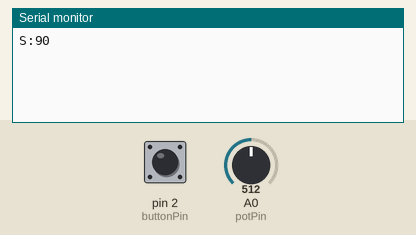
Recording of a sketch running on a simulated Arduino Uno, built with avr-gcc and run on an emulated ATmega328P. Parts: the last lines printed to the serial monitor. Inputs (shaded band) come from the test bench; at power-on: pin 2 (buttonPin) HIGH, A0 (potPin) = 512.

Above: at 1.2 s.
1.3 s: pin 2 (buttonPin) pulled LOW for 0.15 s
At 2.1 s:
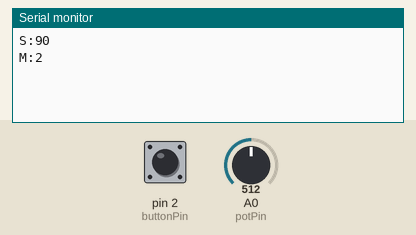
2.9 s: A0 (potPin) set to 716
At 3.4 s:
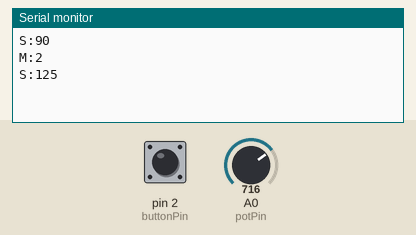
4.4 s: pin 2 (buttonPin) pulled LOW for 1 s
At 5.1 s:
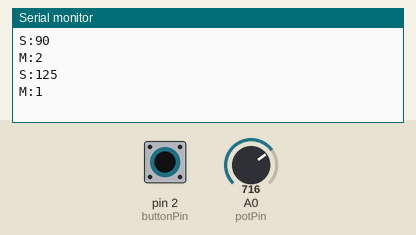
6.9 s: A0 (potPin) set to 900
At 7.4 s:
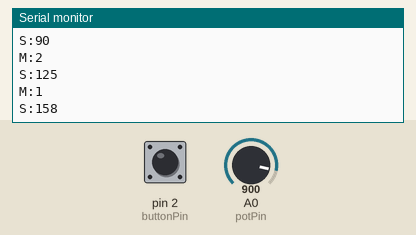

Measured:
- after the input at 1.3 s, the serial monitor: prints a new line at once (image 1)
- after the input at 2.9 s, the serial monitor: prints a new line at once (image 2)
- after the input at 4.4 s, the serial monitor: prints a new line at once (image 3)
- after the input at 6.9 s, the serial monitor: prints a new line at once (image 4)

The sketch:

arduino_1.ino
```cpp
#include <SoftwareSerial.h>

SoftwareSerial link(5, 6);

const int potPin = A0;
const int buttonPin = 2;

bool lastButtonState = HIGH;
int motorState = 1;
int direction = 1;

int lastAngle = -1;
const int threshold = 3;

void setup() {
  pinMode(buttonPin, INPUT);
  Serial.begin(9600);
  link.begin(2400);
}

void loop() {

  // ===== SERVO CONTROL =====
  int potValue = analogRead(potPin);
  int angle = map(potValue, 0, 1023, 0, 180);

  if (abs(angle - lastAngle) > threshold) {

    Serial.print("S:");
    Serial.println(angle);

    link.print("S:");
    link.println(angle);

    lastAngle = angle;
  }

  // ===== BUTTON CONTROL =====
  int buttonState = digitalRead(buttonPin);

  if (lastButtonState == HIGH && buttonState == LOW) {

    motorState += direction;

    if (motorState == 0) {
      direction = 1;
    }
    else if (motorState == 2) {
      direction = -1;
    }

    Serial.print("M:");
    Serial.println(motorState);

    link.print("M:");
    link.println(motorState);

    delay(250);
  }

  lastButtonState = buttonState;
  delay(20);
}
```
